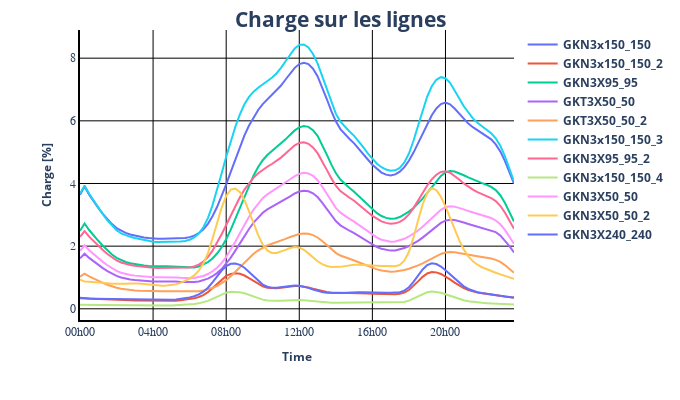

Write notebook code for a chart like this one.
### Code cell
pp_plot.plot_timeseries_result(
    data_df=result_df["res_line.loading_percent"],
    ylabel="Charge [%]",
    plot_title="Charge sur les lignes",
    filename="loading_result",
)
